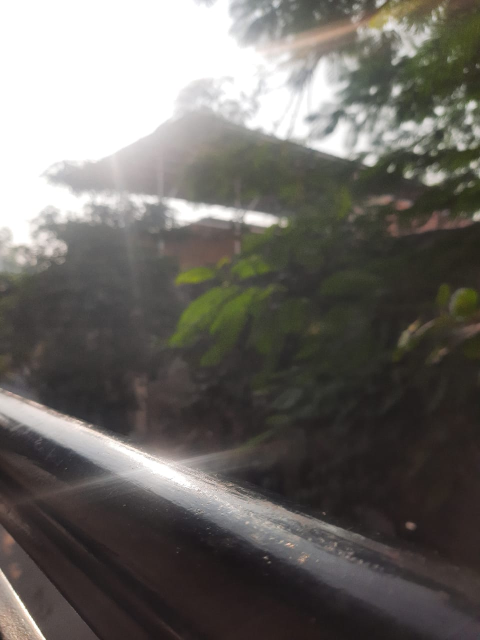
#> input picture images/IMG-20251204-WA0005.jpg, 960 x 1280 px (shown at 1/2 size)
$ python -i 'extract thumbnails.py'   (imports and definitions only)   (older library calls are emulated)
#> lines starting #> are read from the running program, lines starting #| are printed output that depends on the picture; after the words box and inside, x2 and y2 are one past the last pixel; in counts of white or black regions, pixels touching at a corner belong together
#> further down, picture is the input picture: shape (1280, 960, 3); mean B, G, R 100.5, 105, 108
import cv2
import os
import numpy as np


# -------- Rule of Thirds Score --------
def rule_of_thirds_score(frame):
    gray = cv2.cvtColor(frame, cv2.COLOR_BGR2GRAY)
    edges = cv2.Canny(gray, 100, 200)

    h, w = gray.shape

    points = [
        (int(w / 3), int(h / 3)),
        (int(2 * w / 3), int(h / 3)),
        (int(w / 3), int(2 * h / 3)),
        (int(2 * w / 3), int(2 * h / 3))
    ]

    score = 0
    region_size = 50

    for (x, y) in points:
        x1 = max(0, x - region_size)
        x2 = min(w, x + region_size)
        y1 = max(0, y - region_size)
        y2 = min(h, y + region_size)

        region = edges[y1:y2, x1:x2]
        score += np.sum(region)

    return score / 1000


# -------- Frame Evaluation --------
def evaluate_frame(frame):
    gray = cv2.cvtColor(frame, cv2.COLOR_BGR2GRAY)
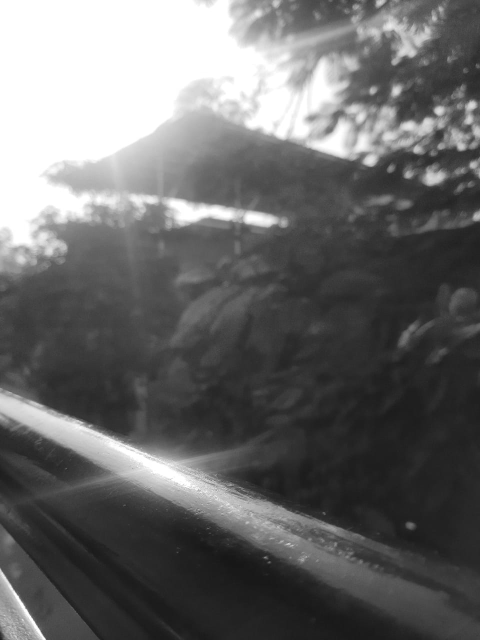
#> gray: shape (1280, 960) (shown at 1/2 size); min 23, max 255, mean 105.4

    # 1. Brightness (no hard reject now)
    brightness = np.mean(gray)
#> brightness = 105.4

    # 2. Color richness
    color_var = np.var(frame)
#> color_var = 5988.6

    # 3. Sharpness
    sharpness = cv2.Laplacian(gray, cv2.CV_64F).var()
#> sharpness = 34.49

    # 4. Rule of Thirds
    thirds = rule_of_thirds_score(frame)
#> in rule_of_thirds_score, `edges = cv2.Canny(gray, 100, 200)`:
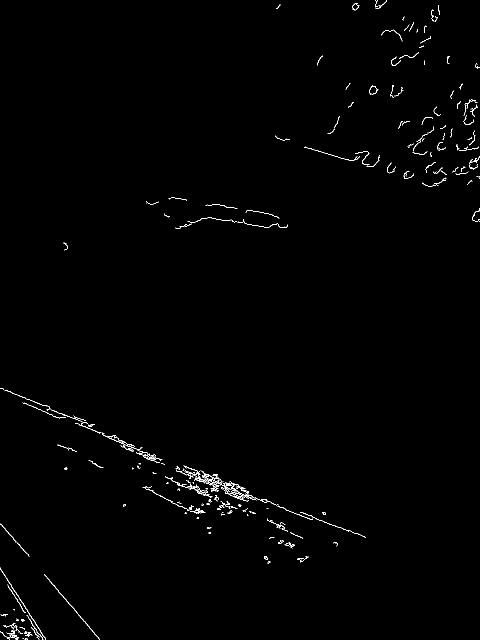
#> edges: shape (1280, 960) (shown at 1/2 size); 0.66% white in thin lines or dots
#> the loop in rule_of_thirds_score, `for (x, y) in points:` made 4 passes
#> score on passes 1 to 4: 27795, 27795, 34935, 34935
#> pass 1, in rule_of_thirds_score, `region = edges[y1:y2, x1:x2]`:
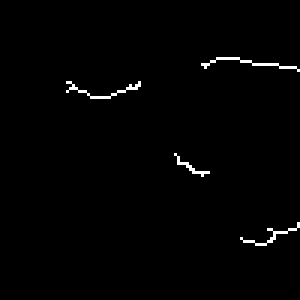
#> region: shape (100, 100) (shown 3 times larger); 1.1% white in thin lines or dots, all inside (x1, y1, x2, y2) = (22, 19, 100, 82)
#> pass 3, in rule_of_thirds_score, `region = edges[y1:y2, x1:x2]`:
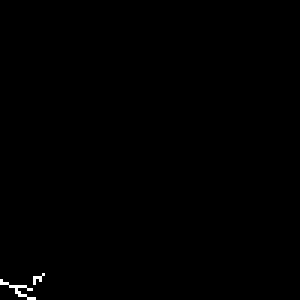
#> region: shape (100, 100) (shown 3 times larger); 0.28% white in thin lines or dots, all inside (x1, y1, x2, y2) = (0, 91, 15, 100)
#> after the loop in rule_of_thirds_score, `for (x, y) in points:`: score = 34935
#> thirds = 34.94

    # Final Score
    score = (
        brightness * 0.25 +
        color_var * 0.25 +
        sharpness * 0.25 +
        thirds * 0.25
    )
#> score = 1540.9

    return score


# -------- Thumbnail Extraction --------
# [61 lines left out: functions extract_thumbnail, main, not called in this run]


# [2 lines not run here, left out]

>>> import cv2
>>> picture = cv2.imread('../images/IMG-20251204-WA0005.jpg')
>>> result = evaluate_frame(picture)
#> result = 1540.9

$ run again, on images/IMG_20250628_135636.jpg
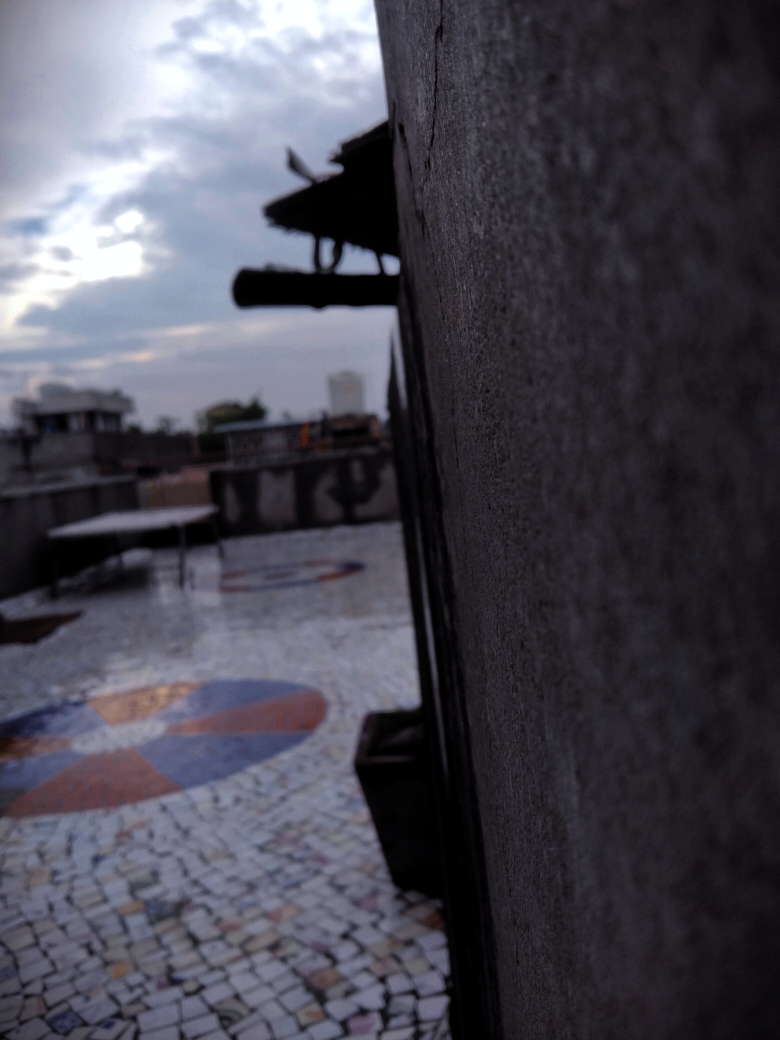
#> input picture images/IMG_20250628_135636.jpg, 3120 x 4160 px (shown at 1/4 size)
#> picture is the input picture: shape (4160, 3120, 3); mean B, G, R 83.6, 72.8, 74.5
#> in evaluate_frame, `gray = cv2.cvtColor(frame, cv2.COLOR_BGR2GRAY)`:
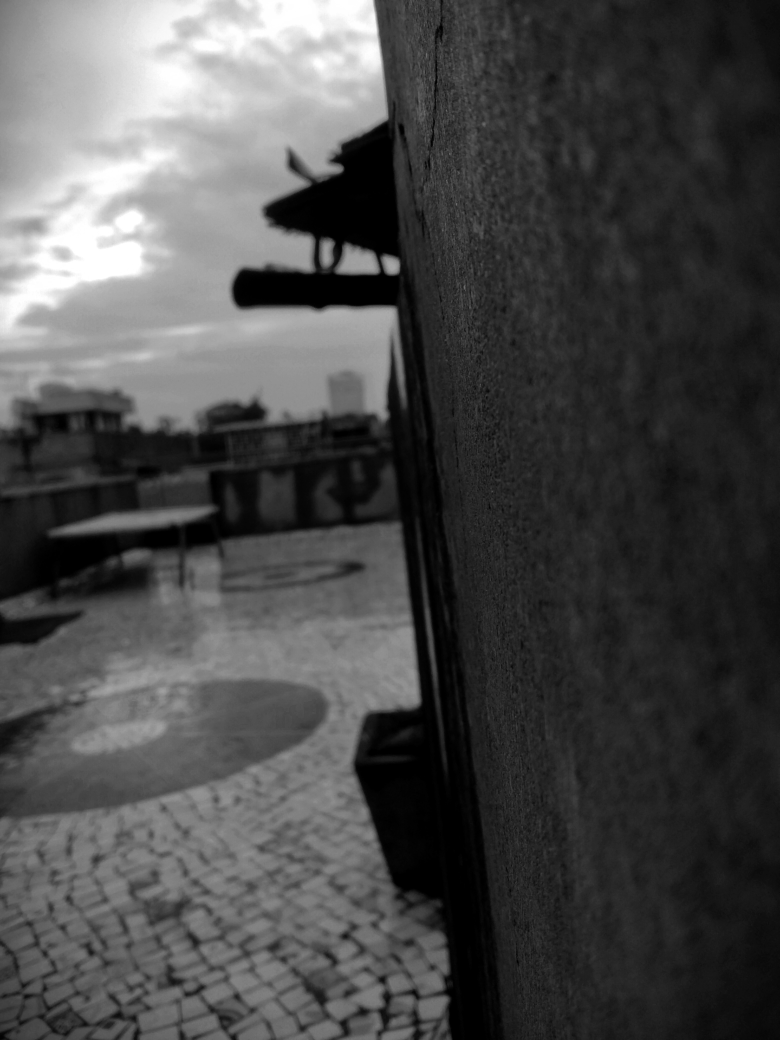
#> gray: shape (4160, 3120) (shown at 1/4 size); min 0, max 255, mean 74.5
#> brightness = 74.5
#> color_var = 4102.8
#> sharpness = 6.19
#> in rule_of_thirds_score, `edges = cv2.Canny(gray, 100, 200)`:
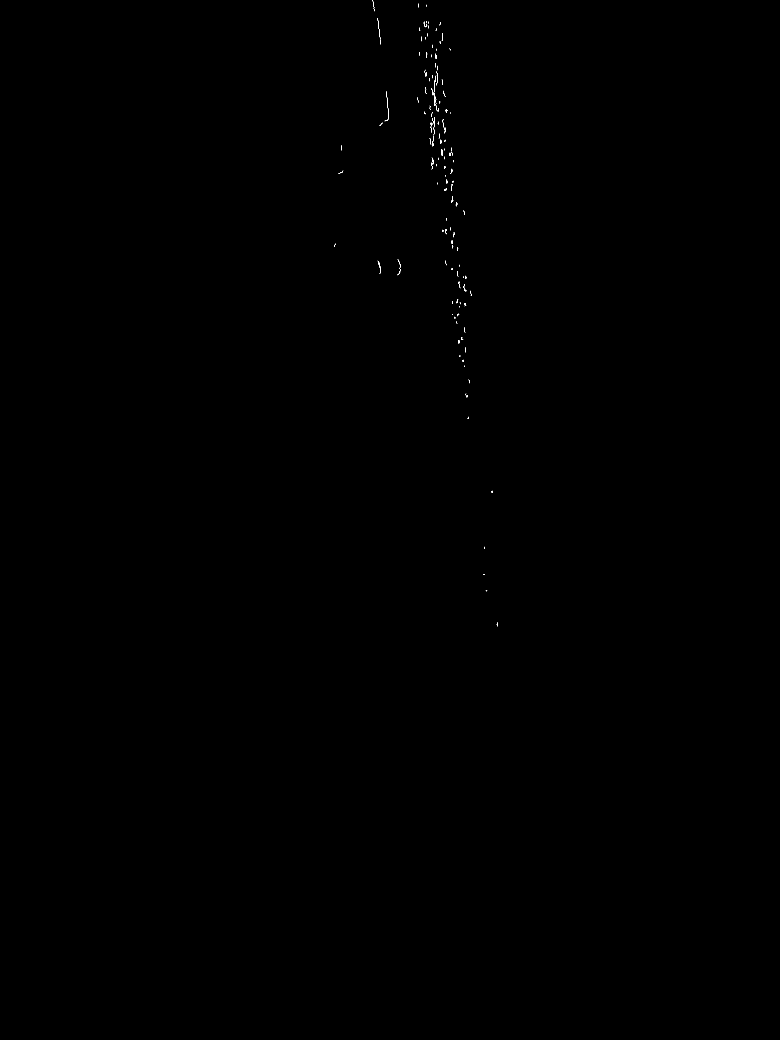
#> edges: shape (4160, 3120) (shown at 1/4 size); 0.03% white in thin lines or dots, all inside (x1, y1, x2, y2) = (1336, 0, 1990, 2506)
#> after the loop in rule_of_thirds_score, `for (x, y) in points:`: score = 0
#> in evaluate_frame, `score = ( brightness * 0.25 + color_var * 0.25 + sharpness * 0.25 + th..`: score = 1045.9

$ run again, on images/doll.jpg
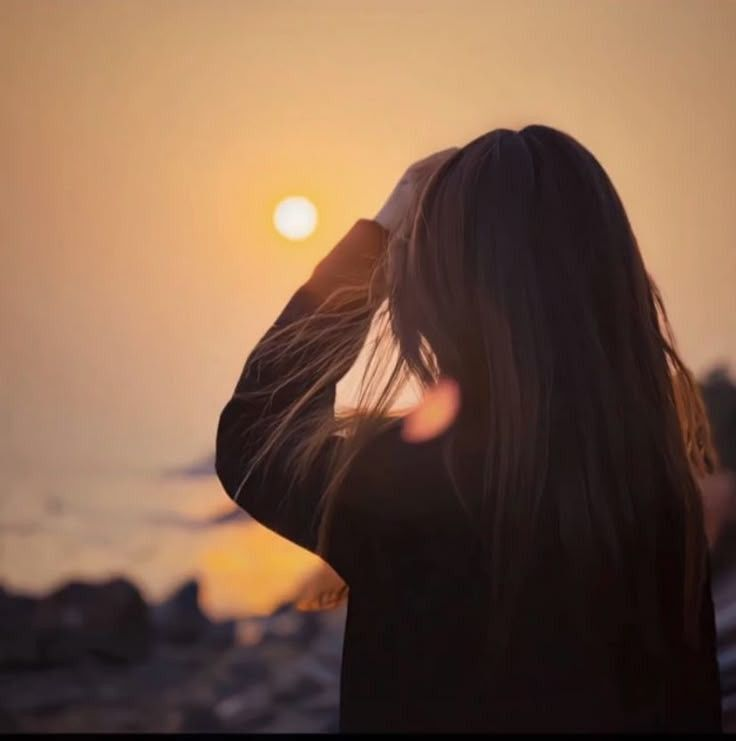
#> input picture images/doll.jpg, 736 x 741 px
#> picture is the input picture: shape (741, 736, 3); mean B, G, R 72.3, 92.5, 122.8
#> brightness = 99.32
#> color_var = 5099.7
#> sharpness = 20.31
#> in rule_of_thirds_score, `edges = cv2.Canny(gray, 100, 200)`:
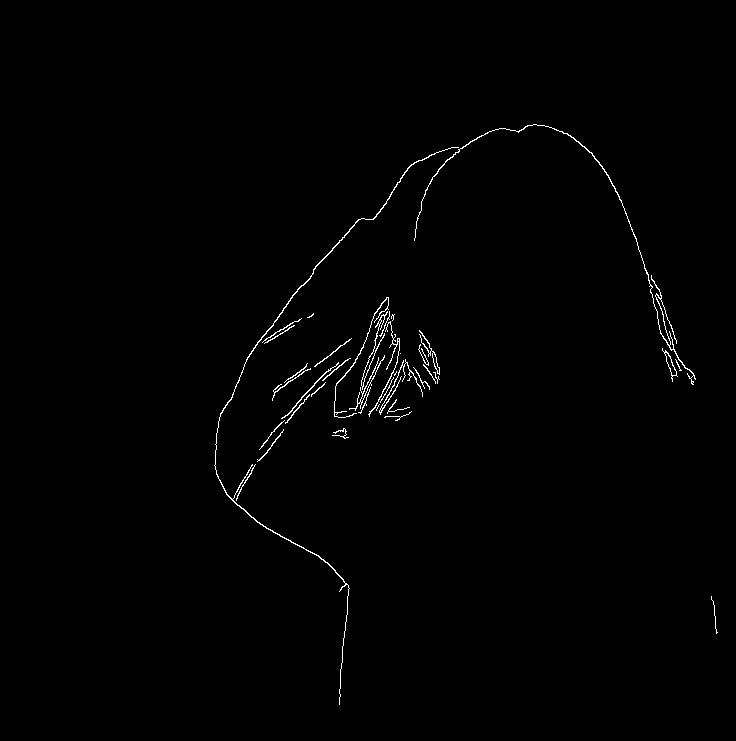
#> edges: shape (741, 736); 0.75% white in thin lines or dots, all inside (x1, y1, x2, y2) = (214, 124, 718, 705)
#> the loop in rule_of_thirds_score, `for (x, y) in points:` made 4 passes
#> score on passes 1 to 4: 1530, 1530, 82110, 82110
#> pass 3, in rule_of_thirds_score, `region = edges[y1:y2, x1:x2]`:
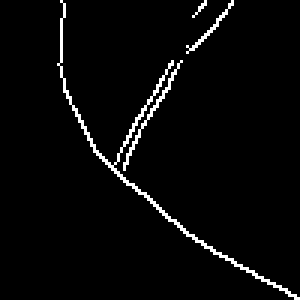
#> region: shape (100, 100) (shown 3 times larger); 3.2% white in thin lines or dots, all inside (x1, y1, x2, y2) = (19, 0, 100, 100)
#> after the loop in rule_of_thirds_score, `for (x, y) in points:`: score = 82110
#> thirds = 82.11
#> in evaluate_frame, `score = ( brightness * 0.25 + color_var * 0.25 + sharpness * 0.25 + th..`: score = 1325.4
